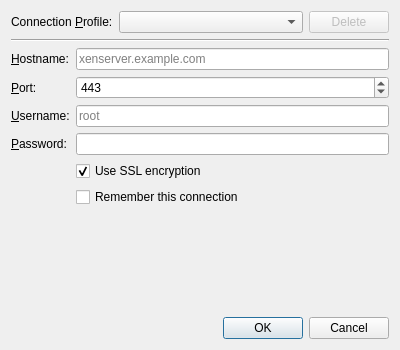
<?xml version="1.0" encoding="UTF-8"?>
<ui version="4.0">
 <class>ConnectDialog</class>
 <widget class="QDialog" name="ConnectDialog">
  <property name="geometry">
   <rect>
    <x>0</x>
    <y>0</y>
    <width>400</width>
    <height>350</height>
   </rect>
  </property>
  <property name="windowTitle">
   <string>Connect to XenServer</string>
  </property>
  <property name="modal">
   <bool>true</bool>
  </property>
  <layout class="QVBoxLayout" name="verticalLayout">
   <item>
    <layout class="QHBoxLayout" name="profileLayout">
     <item>
      <widget class="QLabel" name="profileLabel">
       <property name="text">
        <string>Connection &amp;Profile:</string>
       </property>
       <property name="buddy">
        <cstring>profileComboBox</cstring>
       </property>
      </widget>
     </item>
     <item>
      <widget class="QComboBox" name="profileComboBox">
       <property name="sizePolicy">
        <sizepolicy hsizetype="Expanding" vsizetype="Fixed">
         <horstretch>0</horstretch>
         <verstretch>0</verstretch>
        </sizepolicy>
       </property>
      </widget>
     </item>
     <item>
      <widget class="QPushButton" name="deleteProfileButton">
       <property name="text">
        <string>Delete</string>
       </property>
       <property name="enabled">
        <bool>false</bool>
       </property>
      </widget>
     </item>
    </layout>
   </item>
   <item>
    <widget class="Line" name="line">
     <property name="orientation">
      <enum>Qt::Horizontal</enum>
     </property>
    </widget>
   </item>
   <item>
    <layout class="QFormLayout" name="formLayout">
     <item row="0" column="0">
      <widget class="QLabel" name="hostnameLabel">
       <property name="text">
        <string>&amp;Hostname:</string>
       </property>
       <property name="buddy">
        <cstring>hostnameEdit</cstring>
       </property>
      </widget>
     </item>
     <item row="0" column="1">
      <widget class="QLineEdit" name="hostnameEdit">
       <property name="placeholderText">
        <string>xenserver.example.com</string>
       </property>
      </widget>
     </item>
     <item row="1" column="0">
      <widget class="QLabel" name="portLabel">
       <property name="text">
        <string>&amp;Port:</string>
       </property>
       <property name="buddy">
        <cstring>portSpinBox</cstring>
       </property>
      </widget>
     </item>
     <item row="1" column="1">
      <widget class="QSpinBox" name="portSpinBox">
       <property name="minimum">
        <number>1</number>
       </property>
       <property name="maximum">
        <number>65535</number>
       </property>
       <property name="value">
        <number>443</number>
       </property>
      </widget>
     </item>
     <item row="2" column="0">
      <widget class="QLabel" name="usernameLabel">
       <property name="text">
        <string>&amp;Username:</string>
       </property>
       <property name="buddy">
        <cstring>usernameEdit</cstring>
       </property>
      </widget>
     </item>
     <item row="2" column="1">
      <widget class="QLineEdit" name="usernameEdit">
       <property name="placeholderText">
        <string>root</string>
       </property>
      </widget>
     </item>
     <item row="3" column="0">
      <widget class="QLabel" name="passwordLabel">
       <property name="text">
        <string>&amp;Password:</string>
       </property>
       <property name="buddy">
        <cstring>passwordEdit</cstring>
       </property>
      </widget>
     </item>
     <item row="3" column="1">
      <widget class="QLineEdit" name="passwordEdit">
       <property name="echoMode">
        <enum>QLineEdit::Password</enum>
       </property>
      </widget>
     </item>
     <item row="4" column="1">
      <widget class="QCheckBox" name="sslCheckBox">
       <property name="text">
        <string>Use SSL encryption</string>
       </property>
       <property name="checked">
        <bool>true</bool>
       </property>
      </widget>
     </item>
     <item row="5" column="1">
      <widget class="QCheckBox" name="saveProfileCheckBox">
       <property name="text">
        <string>Remember this connection</string>
       </property>
       <property name="checked">
        <bool>false</bool>
       </property>
      </widget>
     </item>
    </layout>
   </item>
   <item>
    <widget class="QDialogButtonBox" name="buttonBox">
     <property name="orientation">
      <enum>Qt::Horizontal</enum>
     </property>
     <property name="standardButtons">
      <set>QDialogButtonBox::Cancel|QDialogButtonBox::Ok</set>
     </property>
    </widget>
   </item>
  </layout>
 </widget>
 <resources/>
 <connections>
  <connection>
   <sender>buttonBox</sender>
   <signal>accepted()</signal>
   <receiver>ConnectDialog</receiver>
   <slot>accept()</slot>
   <hints>
    <hint type="sourcelabel">
     <x>248</x>
     <y>254</y>
    </hint>
    <hint type="destinationlabel">
     <x>157</x>
     <y>274</y>
    </hint>
   </hints>
  </connection>
  <connection>
   <sender>buttonBox</sender>
   <signal>rejected()</signal>
   <receiver>ConnectDialog</receiver>
   <slot>reject()</slot>
   <hints>
    <hint type="sourcelabel">
     <x>316</x>
     <y>260</y>
    </hint>
    <hint type="destinationlabel">
     <x>286</x>
     <y>274</y>
    </hint>
   </hints>
  </connection>
 </connections>
</ui>
